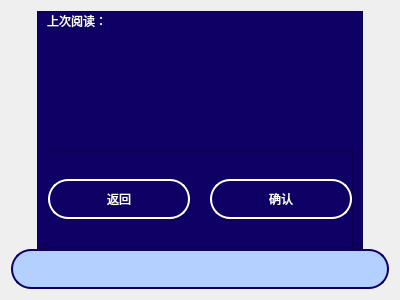
<?xml version="1.0" encoding="UTF-8"?>
<ui version="4.0">
 <class>bookEntryUpperModal</class>
 <widget class="QFrame" name="bookEntryUpperModal">
  <property name="geometry">
   <rect>
    <x>0</x>
    <y>0</y>
    <width>400</width>
    <height>300</height>
   </rect>
  </property>
  <property name="windowTitle">
   <string>Frame</string>
  </property>
  <layout class="QGridLayout" name="gridLayout">
   <property name="verticalSpacing">
    <number>0</number>
   </property>
   <item row="0" column="0">
    <widget class="QLabel" name="label">
     <property name="maximumSize">
      <size>
       <width>20</width>
       <height>16777215</height>
      </size>
     </property>
     <property name="text">
      <string/>
     </property>
    </widget>
   </item>
   <item row="0" column="1">
    <widget class="QFrame" name="frame">
     <property name="styleSheet">
      <string notr="true">background-color: rgb(14, 0, 100);
color: rgb(255, 255, 255);</string>
     </property>
     <property name="frameShape">
      <enum>QFrame::StyledPanel</enum>
     </property>
     <property name="frameShadow">
      <enum>QFrame::Raised</enum>
     </property>
     <layout class="QGridLayout" name="gridLayout_3">
      <property name="topMargin">
       <number>0</number>
      </property>
      <property name="bottomMargin">
       <number>0</number>
      </property>
      <property name="verticalSpacing">
       <number>0</number>
      </property>
      <item row="0" column="0">
       <widget class="QLabel" name="label_4">
        <property name="minimumSize">
         <size>
          <width>0</width>
          <height>20</height>
         </size>
        </property>
        <property name="maximumSize">
         <size>
          <width>80</width>
          <height>20</height>
         </size>
        </property>
        <property name="text">
         <string>上次阅读：</string>
        </property>
        <property name="alignment">
         <set>Qt::AlignLeading|Qt::AlignLeft|Qt::AlignTop</set>
        </property>
        <property name="wordWrap">
         <bool>false</bool>
        </property>
       </widget>
      </item>
      <item row="0" column="1">
       <widget class="QLabel" name="time">
        <property name="maximumSize">
         <size>
          <width>16777215</width>
          <height>20</height>
         </size>
        </property>
        <property name="text">
         <string/>
        </property>
        <property name="wordWrap">
         <bool>true</bool>
        </property>
       </widget>
      </item>
      <item row="1" column="0" colspan="2">
       <widget class="QLabel" name="pageinfo">
        <property name="maximumSize">
         <size>
          <width>16777215</width>
          <height>20</height>
         </size>
        </property>
        <property name="text">
         <string/>
        </property>
        <property name="wordWrap">
         <bool>true</bool>
        </property>
       </widget>
      </item>
      <item row="3" column="0" colspan="2">
       <widget class="QFrame" name="frame_2">
        <property name="frameShape">
         <enum>QFrame::StyledPanel</enum>
        </property>
        <property name="frameShadow">
         <enum>QFrame::Raised</enum>
        </property>
        <layout class="QGridLayout" name="gridLayout_2">
         <property name="leftMargin">
          <number>0</number>
         </property>
         <property name="topMargin">
          <number>0</number>
         </property>
         <property name="rightMargin">
          <number>0</number>
         </property>
         <property name="bottomMargin">
          <number>0</number>
         </property>
         <property name="horizontalSpacing">
          <number>20</number>
         </property>
         <property name="verticalSpacing">
          <number>0</number>
         </property>
         <item row="0" column="0">
          <widget class="QPushButton" name="cancel">
           <property name="minimumSize">
            <size>
             <width>0</width>
             <height>40</height>
            </size>
           </property>
           <property name="styleSheet">
            <string notr="true">QPushButton{background-color: rgb(14, 0, 100); border-radius: 20px;  border:2px solid white;}</string>
           </property>
           <property name="text">
            <string>返回</string>
           </property>
          </widget>
         </item>
         <item row="0" column="1">
          <widget class="QPushButton" name="confirm">
           <property name="minimumSize">
            <size>
             <width>0</width>
             <height>40</height>
            </size>
           </property>
           <property name="styleSheet">
            <string notr="true">QPushButton{background-color: rgb(14, 0, 100); border-radius: 20px;  border:2px solid white;}</string>
           </property>
           <property name="text">
            <string>确认</string>
           </property>
          </widget>
         </item>
        </layout>
       </widget>
      </item>
      <item row="2" column="0" colspan="2">
       <widget class="QLabel" name="introduction">
        <property name="text">
         <string/>
        </property>
        <property name="wordWrap">
         <bool>true</bool>
        </property>
       </widget>
      </item>
     </layout>
    </widget>
   </item>
   <item row="0" column="2">
    <widget class="QLabel" name="label_2">
     <property name="maximumSize">
      <size>
       <width>20</width>
       <height>16777215</height>
      </size>
     </property>
     <property name="text">
      <string/>
     </property>
    </widget>
   </item>
   <item row="1" column="0" colspan="3">
    <widget class="QPushButton" name="name">
     <property name="enabled">
      <bool>false</bool>
     </property>
     <property name="minimumSize">
      <size>
       <width>0</width>
       <height>40</height>
      </size>
     </property>
     <property name="styleSheet">
      <string notr="true">QPushButton{background-color: rgb(179, 208, 255); border-radius: 20px;  border:2px solid rgb(14, 0, 100);color:black;}</string>
     </property>
     <property name="text">
      <string/>
     </property>
     <property name="flat">
      <bool>true</bool>
     </property>
    </widget>
   </item>
  </layout>
 </widget>
 <resources/>
 <connections/>
</ui>
